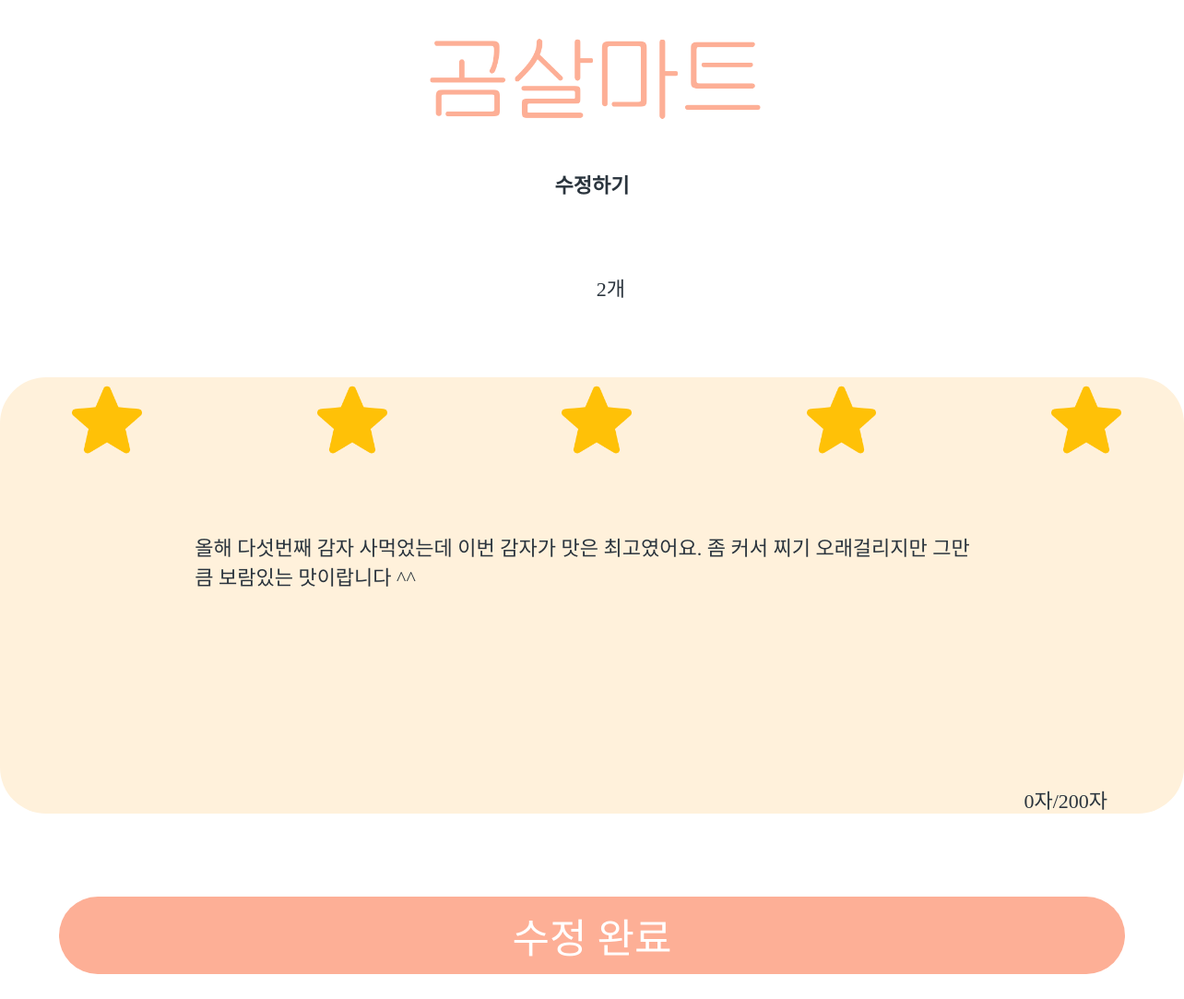
The app's page /comment/edit/3/, older data.
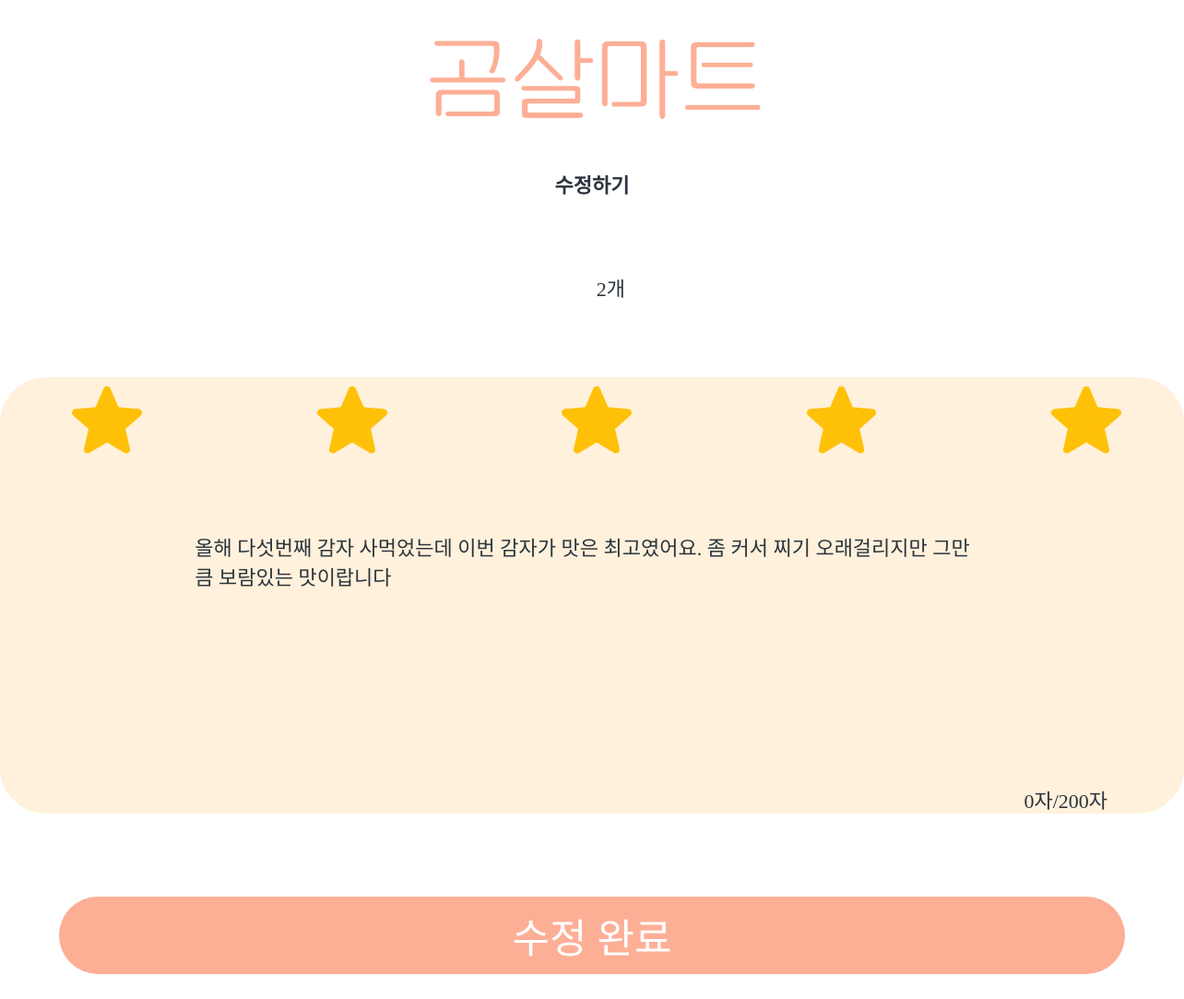
The same page, newer data.
### comment/models.py (models this page shows)
class Comment(models.Model):
    user = models.ForeignKey(Account, on_delete=models.CASCADE) #작성자
    product = models.ForeignKey(Product, on_delete=models.CASCADE) #상품
    text = models.TextField()
    created_at = models.DateTimeField(auto_now_add=True)
    RATING_CHOICES = [
        (1, '★'),
        (2, '★★'),
        (3, '★★★'),
        (4, '★★★★'),
        (5, '★★★★★'),
    ]
    rating = models.IntegerField(choices=RATING_CHOICES, default=3)
    edited = models.BooleanField(default=False)
    edited_at = models.DateTimeField(null=True, blank=True)

### comment/views.py (the view)
# urls.py: path('edit/<int:comment_id>/', views.edit_comment, name='edit'),
def edit_comment(request, comment_id):
    comment = get_object_or_404(Comment, id=comment_id)
    if request.method == 'POST':
        comment.text = request.POST['text']
        comment.rating = int(request.POST['rating'])
        comment.save()
        return redirect('accounts:userinfo', pk=comment.user.id)
    context = {'comment': comment}
    return render(request, 'comment/edit_comment.html', context)

### comment/templates/comment/edit_comment.html (shortened to what this page needs)
<!DOCTYPE html>
<html lang="en">
<head>
  {% load static %}
  <link rel="stylesheet" href="{% static 'css/comment.css' %}">
  {% block content %}
</head>
<body>
  <div class="logo">
    <a href="{% url 'shop:main' %}"><img src="{% static 'image/logo.png' %}" width="400px"></a>
  </div>
  <div class="title">
    <p><b>수정하기</b></p>
  </div>
  <div class="productContainer">
    <div class="text">
      <p>2개</p>
    </div>
  </div>
  <form method="post" action="{% url 'comment:edit' comment.id %}">
  <div class="bigContainer">
    <div class="starContainer">
 <div class="rating-stars">
    <span class="star" data-value="1">
        {% if comment.rating >= 1 %}
            <img src="{% static 'image/star.png' %}" class="star1">
        {% else %}
            <img src="{% static 'image/unstar.png' %}" class="star1">
        {% endif %}
    </span>
    <span class="star" data-value="2">
        {% if comment.rating >= 2 %}
            <img src="{% static 'image/star.png' %}" class="star2">
        {% else %}
            <img src="{% static 'image/unstar.png' %}" class="star2">
        {% endif %}
    </span>
    <span class="star" data-value="3">
        {% if comment.rating >= 3 %}
            <img src="{% static 'image/star.png' %}" class="star3">
        {% else %}
            <img src="{% static 'image/unstar.png' %}" class="star3">
        {% endif %}
    </span>
    <span class="star" data-value="4">
        {% if comment.rating >= 4 %}
            <img src="{% static 'image/star.png' %}" class="star4">
        {% else %}
            <img src="{% static 'image/unstar.png' %}" class="star4">
        {% endif %}
    </span>
    <span class="star" data-value="5">
        {% if comment.rating >= 5 %}
            <img src="{% static 'image/star.png' %}" class="star5">
        {% else %}
            <img src="{% static 'image/unstar.png' %}" class="star5">
        {% endif %}
    </span>
</div>
</div>
    <div class="comment" >
      <div class="textAreaContainer">
        <textarea id="textBox" name="text" style="height:300px; resize: none;" maxlength="200" placeholder="텍스트를 입력하세요.">{{ comment.text }}</textarea>
      </div>
        <div class="textLengthWrap">
        <p class="textCount">0자</p>
        <p class="textTotal">/200자</p>
      </div>
    </div>
  </div>
    <div class="submitContainer">
      <button type="submit">수정 완료</button>
    </div>
    </form>
  {% endblock %}
</body>
</html>

Row changes from the older to the newer data that the page shows:
changed Comment: text "올해 다섯번째 감자 사먹었는데 이번 감자가 맛은 최고였어요. 좀 커서 찌기 오래걸리지만 그만큼 보람있는 맛이랍니다 ^^" → "올해 다섯번째 감자 사먹었는데 이번 감자가 맛은 최고였어요. 좀 커서 찌기 오래걸리지만 그만큼 보람있는 맛이랍니다"
